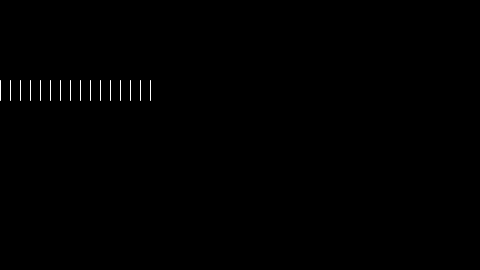
Frame 1 (no input)
Frame 60 (the mouse pressed at the canvas centre just before this capture): identical to frame 1, image omitted
Frame 120 (the mouse held since frame 60 and released just before this capture): identical to frame 1, image omitted

The Processing sketch that drew this single still picture (run headless with seeded random() and noise(); from frame 60 on, the mouse is pressed at the canvas centre):

// Processing sketch: example_06_05_infiniteloop2
// ── example_06_05_infiniteloop2.pde
// Learning Processing
// Daniel Shiffman
// http://www.learningprocessing.com

// Example 6-5: Another infinite loop. Don't do this!

int y = 80;        // Vertical location of each line
int x = 0;         // Horizontal location of first line
int spacing = 10;  // How far apart is each line
int len = 20;      // Length of each line
int endLegs = 150; // Where should the lines stop?

void setup() {
  size(480, 270);
}

void draw() {
  background(0);
  stroke(255);
  x = 0;
  
  // The spacing variable, which sets the distance in between each line, is assigned a value equal to mouseX divided by two.
  // THIS LINE IS COMMENTED OUT SO THAT THE SKETCH DOES NOT CRASH
  // IF YOU PUT IT BACK IN THIS SKETCH WILL CRASH!
  // spacing = mouseX / 2; 
  
  // Exit Condition: when x is greater than endlegs.
  while (x <= endLegs) { 
    line(x,y,x,y + len);
    // Incrementation of x. 
    // x always increases by the value of spacing.
    //  What is the range of possible values for spacing?
    x = x + spacing; 
  }
}
